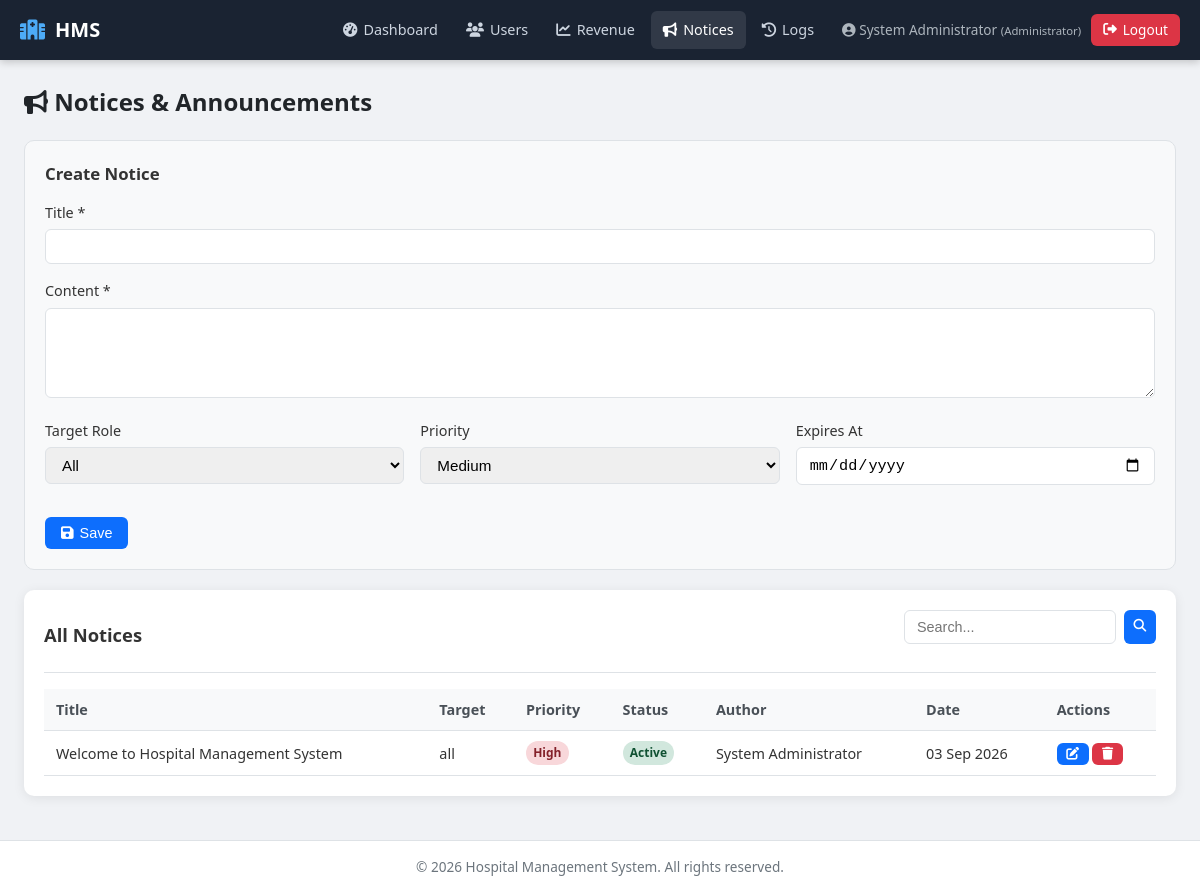
Page /index.php?page=admin_notices (signed in) on the committed database.
### tables this page shows
CREATE TABLE IF NOT EXISTS notices (
    id INT AUTO_INCREMENT PRIMARY KEY,
    title VARCHAR(200) NOT NULL,
    content TEXT NOT NULL,
    target_role ENUM('all','admin','doctor','patient','receptionist') DEFAULT 'all',
    priority ENUM('low','medium','high') DEFAULT 'medium',
    is_active TINYINT(1) DEFAULT 1,
    created_by INT NOT NULL,
    expires_at DATE DEFAULT NULL,
    created_at TIMESTAMP DEFAULT CURRENT_TIMESTAMP,
    INDEX (target_role)
);

CREATE TABLE IF NOT EXISTS users (
    id INT AUTO_INCREMENT PRIMARY KEY,
    username VARCHAR(50) NOT NULL UNIQUE,
    email VARCHAR(100) NOT NULL UNIQUE,
    password VARCHAR(255) NOT NULL,
    full_name VARCHAR(100) NOT NULL,
    role ENUM('admin','doctor','patient','receptionist') NOT NULL,
    phone VARCHAR(20) DEFAULT NULL,
    address TEXT DEFAULT NULL,
    gender ENUM('male','female','other') DEFAULT NULL,
    date_of_birth DATE DEFAULT NULL,
    specialization VARCHAR(100) DEFAULT NULL,  
    status ENUM('active','inactive') DEFAULT 'active',
    created_at TIMESTAMP DEFAULT CURRENT_TIMESTAMP,
    updated_at TIMESTAMP DEFAULT CURRENT_TIMESTAMP ON UPDATE CURRENT_TIMESTAMP
);

### controllers/admin_controller.php (called while the page is built, shortened)
<?php
require_once __DIR__ . '/../helpers/helpers.php';
require_once __DIR__ . '/../models/notice_model.php';
function admin_notices() {
    $keyword = clean($_GET['q'] ?? '');
    $notices = $keyword ? notice_search($keyword) : notice_search();
    $edit = isset($_GET['id']) ? notice_find((int)$_GET['id']) : null;
    require __DIR__ . '/../views/admin/notices.php';
}

### helpers/helpers.php (called while the page is built, shortened)
<?php
function is_logged_in() {
    return isset($_SESSION['user_id']) && !empty($_SESSION['user_id']);
}
function current_user() {
    return [
        'id'       => $_SESSION['user_id'],
        'username' => $_SESSION['username'] ?? '',
        'full_name'=> $_SESSION['full_name'] ?? '',
        'role'     => $_SESSION['role'] ?? '',
        'email'    => $_SESSION['email'] ?? ''
    ];
}
function e($string) {
    return htmlspecialchars($string ?? '', ENT_QUOTES, 'UTF-8');
}
function clean($data) {
    return htmlspecialchars(strip_tags(trim($data)), ENT_QUOTES, 'UTF-8');
}
function role_label($role) {
    $labels = [
        'admin' => 'Administrator',
        'doctor' => 'Doctor',
        'patient' => 'Patient',
        'receptionist' => 'Receptionist'
    ];
    return $labels[$role] ?? ucfirst($role);
}

### config/database.php (called while the page is built, shortened)
<?php
function get_db_connection() {
    static $conn = null;
    if ($conn === null) {
        $conn = mysqli_connect(DB_HOST, DB_USER, DB_PASS, DB_NAME);
        mysqli_set_charset($conn, 'utf8mb4');
    }
    return $conn;
}
function db_query($sql) {
    $conn = get_db_connection();
    $result = mysqli_query($conn, $sql);
    return $result;
}

### models/notice_model.php (called while the page is built, shortened)
<?php
require_once __DIR__ . '/../config/database.php';
function notice_search($keyword = '') {
    $where = ["1=1"];
    $where_sql = implode(' AND ', $where);
    $sql = "SELECT n.*, u.full_name AS author FROM notices n LEFT JOIN users u ON n.created_by = u.id WHERE $where_sql ORDER BY n.created_at DESC";
    $result = db_query($sql);
    $rows = [];
    if ($result) {
        while ($row = mysqli_fetch_assoc($result)) {
            $rows[] = $row;
        }
    }
    return $rows;
}

### views/admin/notices.php (the view, shortened to what this page needs)
<?php
require __DIR__ . '/../partials/header.php';
require __DIR__ . '/../partials/navbar.php';
?>
<h1 class="page-title"><i class="fas fa-bullhorn"></i> Notices & Announcements</h1>
<div class="form-panel">
    <h3><?= $edit ? 'Edit Notice' : 'Create Notice' ?></h3>
    <form method="POST" action="index.php?page=admin_notices" data-validate>
        <div class="form-group">
            <label>Title *</label>
            <input type="text" name="title" class="form-control" required value="<?= e($edit['title'] ?? '') ?>">
        </div>
        <div class="form-group">
            <label>Content *</label>
            <textarea name="content" class="form-control" rows="4" required><?= e($edit['content'] ?? '') ?></textarea>
        </div>
        <div class="form-row">
            <div class="form-group">
                <label>Target Role</label>
                <select name="target_role" class="form-control">
                    <?php foreach (['all','admin','doctor','patient','receptionist'] as $r): ?>
                        <option value="<?= $r ?>" <?= ($edit['target_role'] ?? 'all') === $r ? 'selected' : '' ?>><?= ucfirst($r) ?></option>
                    <?php endforeach; ?>
                </select>
            </div>
            <div class="form-group">
                <label>Priority</label>
                <select name="priority" class="form-control">
                    <?php foreach (['low','medium','high'] as $p): ?>
                        <option value="<?= $p ?>" <?= ($edit['priority'] ?? 'medium') === $p ? 'selected' : '' ?>><?= ucfirst($p) ?></option>
                    <?php endforeach; ?>
                </select>
            </div>
            <div class="form-group">
                <label>Expires At</label>
                <input type="date" name="expires_at" class="form-control" value="<?= e($edit['expires_at'] ?? '') ?>">
            </div>
        </div>
        <div class="form-actions">
            <button type="submit" class="btn btn-primary"><i class="fas fa-save"></i> Save</button>
        </div>
    </form>
</div>
<div class="card">
    <div class="card-header">
        <h3>All Notices</h3>
        <form class="search-bar" method="GET">
            <input type="text" name="q" placeholder="Search..." value="<?= e($_GET['q'] ?? '') ?>">
            <button type="submit" class="btn btn-primary btn-sm"><i class="fas fa-search"></i></button>
        </form>
    </div>
    <div class="table-responsive">
        <table class="data-table">
            <thead><tr><th>Title</th><th>Target</th><th>Priority</th><th>Status</th><th>Author</th><th>Date</th><th>Actions</th></tr></thead>
            <tbody>
            <?php if (empty($notices)): ?>
                <tr><td colspan="7" class="empty-state">No notices.</td></tr>
            <?php else: foreach ($notices as $n): ?>
                <tr>
                    <td><?= e($n['title']) ?></td>
                    <td><?= e($n['target_role']) ?></td>
                    <td><span class="badge badge-<?= e($n['priority']) ?>"><?= e($n['priority']) ?></span></td>
                    <td><span class="badge badge-<?= $n['is_active'] ? 'active' : 'inactive' ?>"><?= $n['is_active'] ? 'Active' : 'Inactive' ?></span></td>
                    <td><?= e($n['author'] ?? '-') ?></td>
                    <td><?= e(date('d M Y', strtotime($n['created_at']))) ?></td>
                    <td class="actions">
                        <a href="index.php?page=admin_notices&id=<?= (int)$n['id'] ?>" class="btn btn-sm btn-primary"><i class="fas fa-edit"></i></a>
                        <form method="POST" style="display:inline;" data-confirm="Delete this notice?">
                            <button type="submit" class="btn btn-sm btn-danger"><i class="fas fa-trash"></i></button>
                        </form>
                    </td>
                </tr>
            <?php endforeach; endif; ?>
            </tbody>
        </table>
    </div>
</div>
<?php require __DIR__ . '/../partials/footer.php'; ?>

### views/partials/navbar.php (shortened to what this page needs)
<?php
$user = current_user();
$role = $user['role'] ?? '';
$current_page = $_GET['page'] ?? '';
?>
<nav class="navbar">
    <div class="nav-brand">
        <i class="fas fa-hospital"></i>
        <span>HMS</span>
    </div>
    <ul class="nav-links" id="navLinks">
        <?php if ($role === 'admin'): ?>
            <li><a href="index.php?page=admin_dashboard" class="<?= $current_page==='admin_dashboard'?'active':'' ?>"><i class="fas fa-tachometer-alt"></i> Dashboard</a></li>
            <li><a href="index.php?page=admin_users" class="<?= $current_page==='admin_users'?'active':'' ?>"><i class="fas fa-users"></i> Users</a></li>
            <li><a href="index.php?page=admin_revenue" class="<?= $current_page==='admin_revenue'?'active':'' ?>"><i class="fas fa-chart-line"></i> Revenue</a></li>
            <li><a href="index.php?page=admin_notices" class="<?= $current_page==='admin_notices'?'active':'' ?>"><i class="fas fa-bullhorn"></i> Notices</a></li>
            <li><a href="index.php?page=admin_activity_logs" class="<?= $current_page==='admin_activity_logs'?'active':'' ?>"><i class="fas fa-history"></i> Logs</a></li>
        <?php endif; ?>
        <li class="nav-user">
            <span class="user-info"><i class="fas fa-user-circle"></i> <?= e($user['full_name'] ?? '') ?> <small>(<?= e(role_label($role)) ?>)</small></span>
            <a href="index.php?page=logout" class="btn-logout"><i class="fas fa-sign-out-alt"></i> Logout</a>
        </li>
    </ul>
</nav>
<main class="main-content">

### assets/css/style.css (style rules this page uses)
:root { --primary: #0d6efd; --primary-dark: #0a58ca; --secondary: #6c757d; --success: #198754; --danger: #dc3545; --warning: #ffc107; --info: #0dcaf0; --dark: #212529; --light: #f8f9fa; --border: #dee2e6; --sidebar: #1a2332; --card-shadow: 0 2px 12px rgba(0,0,0,0.08); --radius: 10px; }
* { box-sizing: border-box; margin: 0; padding: 0; }
body { font-family: 'Segoe UI', system-ui, -apple-system, sans-serif; background: #f0f2f5; color: #333; line-height: 1.5; min-height: 100vh; }
a { color: var(--primary); text-decoration: none; }
.navbar { background: var(--sidebar); color: #fff; display: flex; align-items: center; justify-content: space-between; padding: 0 1.25rem; height: 60px; position: sticky; top: 0; z-index: 100; box-shadow: 0 2px 8px rgba(0,0,0,0.2); }
.nav-brand { display: flex; align-items: center; gap: 10px; font-size: 1.25rem; font-weight: 700; }
.nav-brand i { color: #4dabf7; }
.nav-links { display: flex; list-style: none; align-items: center; gap: 4px; margin: 0; }
.nav-links a { color: #cdd5e0; padding: 8px 12px; border-radius: 6px; font-size: 0.9rem; display: flex; align-items: center; gap: 6px; text-decoration: none; transition: background 0.2s, color 0.2s; }
.nav-links a:hover, .nav-links a.active { background: rgba(255,255,255,0.1); color: #fff; text-decoration: none; }
.nav-user { margin-left: 12px; display: flex; align-items: center; gap: 10px; }
.user-info { font-size: 0.85rem; color: #adb5bd; }
.btn-logout { background: #dc3545; color: #fff !important; padding: 6px 12px !important; border-radius: 6px; font-size: 0.85rem !important; }
.main-content { padding: 1.5rem; max-width: 1400px; margin: 0 auto; min-height: calc(100vh - 120px); }
.card { background: #fff; border-radius: var(--radius); box-shadow: var(--card-shadow); padding: 1.25rem; margin-bottom: 1.25rem; }
.card-header { display: flex; justify-content: space-between; align-items: center; margin-bottom: 1rem; padding-bottom: 0.75rem; border-bottom: 1px solid var(--border); }
.card-header h2, .card-header h3 { margin: 0; font-size: 1.15rem; }
.page-title { font-size: 1.5rem; margin-bottom: 1.25rem; color: var(--dark); }
.table-responsive { overflow-x: auto; }
table.data-table { width: 100%; border-collapse: collapse; font-size: 0.9rem; }
table.data-table th, table.data-table td { padding: 10px 12px; text-align: left; border-bottom: 1px solid var(--border); }
table.data-table th { background: #f8f9fa; font-weight: 600; color: #495057; white-space: nowrap; }
table.data-table .actions { white-space: nowrap; }
.form-group { margin-bottom: 1rem; }
.form-group label { display: block; margin-bottom: 0.35rem; font-weight: 500; font-size: 0.9rem; }
.form-control { width: 100%; padding: 0.5rem 0.75rem; border: 1px solid var(--border); border-radius: 6px; font-size: 0.95rem; transition: border-color 0.2s; }
.form-row { display: grid; grid-template-columns: repeat(auto-fit, minmax(200px, 1fr)); gap: 1rem; }
.form-actions { display: flex; gap: 0.5rem; margin-top: 1rem; flex-wrap: wrap; }
.btn { display: inline-flex; align-items: center; gap: 6px; padding: 0.5rem 1rem; border: none; border-radius: 6px; font-size: 0.9rem; cursor: pointer; transition: background 0.2s, transform 0.1s; text-decoration: none; color: #fff; }
.btn-primary { background: var(--primary); }
.btn-danger { background: var(--danger); }
.btn-sm { padding: 0.3rem 0.6rem; font-size: 0.8rem; }
.badge { display: inline-block; padding: 0.25em 0.6em; font-size: 0.75rem; font-weight: 600; border-radius: 50px; text-transform: capitalize; }
.badge-active { background: #d1e7dd; color: #0f5132; }
.badge-high { background: #f8d7da; color: #842029; }
.search-bar { display: flex; gap: 0.5rem; margin-bottom: 1rem; flex-wrap: wrap; }
.search-bar input, .search-bar select { padding: 0.5rem 0.75rem; border: 1px solid var(--border); border-radius: 6px; font-size: 0.9rem; }
.search-bar input { flex: 1; min-width: 180px; }
.form-panel { background: #f8f9fa; border: 1px solid var(--border); border-radius: var(--radius); padding: 1.25rem; margin-bottom: 1.25rem; }
.form-panel h3 { margin-bottom: 1rem; font-size: 1.05rem; }

### rows in the picture
notices: users.full_name "System Administrator", title "Welcome to Hospital Management System", target_role "all", priority "High", is_active "Active", created_at "03 Sep 2026"

### other values in the picture
role_label($role) "Administrator"
form field target_role "All"
form field priority "Medium"
